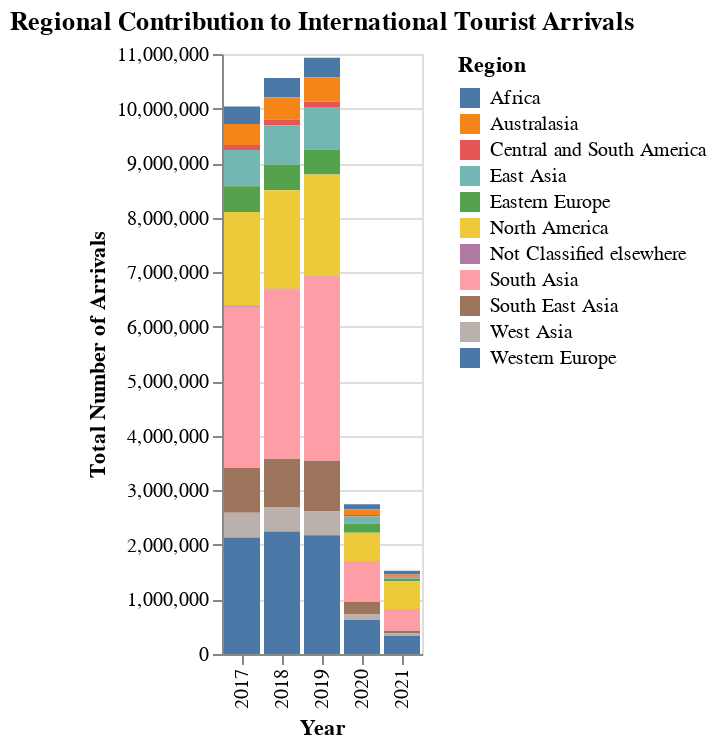

Notebook code cell kept with this figure:
### Code cell
regional_arrivals_melted = regional_arrivals.reset_index().melt(
    id_vars=['Region'],
    var_name='Year',
    value_name='Number of Arrivals'
)

regional_arrivals_melted['Year'] = regional_arrivals_melted['Year'].str.replace('Number of Arrivals-', '')
regional_arrivals_melted['Year'] = regional_arrivals_melted['Year'].astype(int)

print("\nMelted Regional Arrivals (first 5 rows):")
print(regional_arrivals_melted.head().to_markdown(index=False, numalign="left", stralign="left"))

chart_regional_contribution = alt.Chart(regional_arrivals_melted).mark_bar().encode(
    x=alt.X('Year:O', title='Year'),
    y=alt.Y('Number of Arrivals', title='Total Number of Arrivals'),
    color='Region', # Color bars by region
    tooltip=['Year', 'Region', 'Number of Arrivals']
).properties(
    title='Regional Contribution to International Tourist Arrivals'
)

chart_regional_contribution.save('regional_contributions.html') # Save as HTML
chart_regional_contribution

### Figure 1 — Vega-Lite specification as saved in the notebook (floating-point values rounded to 4 significant figures)
{"config": {"view": {"continuousWidth": 300, "continuousHeight": 300}}, "data": {"name": "data-1d60258c0a6493144a6352d312dd2f36"}, "mark": {"type": "bar"}, "encoding": {"color": {"field": "Region", "type": "nominal"}, "tooltip": [{"field": "Year", "type": "quantitative"}, {"field": "Region", "type": "nominal"}, {"field": "Number of Arrivals", "type": "quantitative"}], "x": {"field": "Year", "title": "Year", "type": "ordinal"}, "y": {"field": "Number of Arrivals", "title": "Total Number of Arrivals", "type": "quantitative"}}, "title": "Regional Contribution to International Tourist Arrivals", "$schema": "https://vega.github.io/schema/vega-lite/v5.20.1.json", "datasets": {"data-1d60258c0a6493144a6352d312dd2f36": [{"Region": "Africa", "Year": 2017, "Number of Arrivals": 318000.0}, {"Region": "Australasia", "Year": 2017, "Number of Arrivals": 386100.0}, {"Region": "Central and South America", "Year": 2017, "Number of Arrivals": 92070.0}, {"Region": "East Asia", "Year": 2017, "Number of Arrivals": 663300.0}, {"Region": "Eastern Europe", "Year": 2017, "Number of Arrivals": 472900.0}, {"Region": "North America", "Year": 2017, "Number of Arrivals": 1712000.0}, {"Region": "Not Classified elsewhere", "Year": 2017, "Number of Arrivals": 23460.0}, {"Region": "South Asia", "Year": 2017, "Number of Arrivals": 2952000.0}, {"Region": "South East Asia", "Year": 2017, "Number of Arrivals": 824600.0}, {"Region": "West Asia", "Year": 2017, "Number of Arrivals": 457800.0}, {"Region": "Western Europe", "Year": 2017, "Number of Arrivals": 2134000.0}, {"Region": "Africa", "Year": 2018, "Number of Arrivals": 351200.0}, {"Region": "Australasia", "Year": 2018, "Number of Arrivals": 412600.0}, {"Region": "Central and South America", "Year": 2018, "Number of Arrivals": 101100.0}, {"Region": "East Asia", "Year": 2018, "Number of Arrivals": 724600.0}, {"Region": "Eastern Europe", "Year": 2018, "Number of Arrivals": 466000.0}, {"Region": "North America", "Year": 2018, "Number of Arrivals": 1808000.0}, {"Region": "Not Classified elsewhere", "Year": 2018, "Number of Arrivals": 10040.0}, {"Region": "South Asia", "Year": 2018, "Number of Arrivals": 3104000.0}, {"Region": "South East Asia", "Year": 2018, "Number of Arrivals": 887100.0}, {"Region": "West Asia", "Year": 2018, "Number of Arrivals": 449500.0}, {"Region": "Western Europe", "Year": 2018, "Number of Arrivals": 2244000.0}, {"Region": "Africa", "Year": 2019, "Number of Arrivals": 362300.0}, {"Region": "Australasia", "Year": 2019, "Number of Arrivals": 438900.0}, {"Region": "Central and South America", "Year": 2019, "Number of Arrivals": 98930.0}, {"Region": "East Asia", "Year": 2019, "Number of Arrivals": 782200.0}, {"Region": "Eastern Europe", "Year": 2019, "Number of Arrivals": 456500.0}, {"Region": "North America", "Year": 2019, "Number of Arrivals": 1864000.0}, {"Region": "Not Classified elsewhere", "Year": 2019, "Number of Arrivals": 10840.0}, {"Region": "South Asia", "Year": 2019, "Number of Arrivals": 3376000.0}, {"Region": "South East Asia", "Year": 2019, "Number of Arrivals": 930500.0}, {"Region": "West Asia", "Year": 2019, "Number of Arrivals": 431900.0}, {"Region": "Western Europe", "Year": 2019, "Number of Arrivals": 2178000.0}, {"Region": "Africa", "Year": 2020, "Number of Arrivals": 90300.0}, {"Region": "Australasia", "Year": 2020, "Number of Arrivals": 105000.0}, {"Region": "Central and South America", "Year": 2020, "Number of Arrivals": 26970.0}, {"Region": "East Asia", "Year": 2020, "Number of Arrivals": 130400.0}, {"Region": "Eastern Europe", "Year": 2020, "Number of Arrivals": 168100.0}, {"Region": "North America", "Year": 2020, "Number of Arrivals": 517000.0}, {"Region": "Not Classified elsewhere", "Year": 2020, "Number of Arrivals": 3018.0}, {"Region": "South Asia", "Year": 2020, "Number of Arrivals": 750100.0}, {"Region": "South East Asia", "Year": 2020, "Number of Arrivals": 231600.0}, {"Region": "West Asia", "Year": 2020, "Number of Arrivals": 97650.0}, {"Region": "Western Europe", "Year": 2020, "Number of Arrivals": 624600.0}, {"Region": "Africa", "Year": 2021, "Number of Arrivals": 68910.0}, {"Region": "Australasia", "Year": 2021, "Number of Arrivals": 38860.0}, {"Region": "Central and South America", "Year": 2021, "Number of Arrivals": 6798.0}, {"Region": "East Asia", "Year": 2021, "Number of Arrivals": 33760.0}, {"Region": "Eastern Europe", "Year": 2021, "Number of Arrivals": 43110.0}, {"Region": "North America", "Year": 2021, "Number of Arrivals": 510300.0}, {"Region": "Not Classified elsewhere", "Year": 2021, "Number of Arrivals": 1142.0}, {"Region": "South Asia", "Year": 2021, "Number of Arrivals": 398700.0}, {"Region": "South East Asia", "Year": 2021, "Number of Arrivals": 38470.0}, {"Region": "West Asia", "Year": 2021, "Number of Arrivals": 52170.0}, {"Region": "Western Europe", "Year": 2021, "Number of Arrivals": 334800.0}]}}
